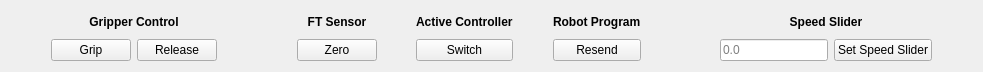
<?xml version="1.0" encoding="UTF-8"?>
<ui version="4.0">
 <class>rqt_ur10e</class>
 <widget class="QWidget" name="rqt_ur10e">
  <property name="geometry">
   <rect>
    <x>0</x>
    <y>0</y>
    <width>983</width>
    <height>72</height>
   </rect>
  </property>
  <property name="windowTitle">
   <string>rqt_ur10e</string>
  </property>
  <layout class="QHBoxLayout" name="horizontalLayout">
   <item>
    <layout class="QVBoxLayout" name="verticalLayout_3">
     <item>
      <widget class="QLabel" name="label_5">
       <property name="font">
        <font>
         <weight>75</weight>
         <bold>true</bold>
        </font>
       </property>
       <property name="text">
        <string>Gripper Control</string>
       </property>
       <property name="alignment">
        <set>Qt::AlignCenter</set>
       </property>
      </widget>
     </item>
     <item>
      <layout class="QHBoxLayout" name="gripperLay">
       <item>
        <spacer name="horizontalSpacer">
         <property name="orientation">
          <enum>Qt::Horizontal</enum>
         </property>
         <property name="sizeHint" stdset="0">
          <size>
           <width>40</width>
           <height>20</height>
          </size>
         </property>
        </spacer>
       </item>
       <item>
        <widget class="QPushButton" name="grip">
         <property name="text">
          <string>Grip</string>
         </property>
        </widget>
       </item>
       <item>
        <widget class="QPushButton" name="release">
         <property name="text">
          <string>Release</string>
         </property>
        </widget>
       </item>
       <item>
        <spacer name="horizontalSpacer_2">
         <property name="orientation">
          <enum>Qt::Horizontal</enum>
         </property>
         <property name="sizeHint" stdset="0">
          <size>
           <width>40</width>
           <height>20</height>
          </size>
         </property>
        </spacer>
       </item>
      </layout>
     </item>
    </layout>
   </item>
   <item>
    <spacer name="horizontalSpacer_34">
     <property name="orientation">
      <enum>Qt::Horizontal</enum>
     </property>
     <property name="sizeHint" stdset="0">
      <size>
       <width>24</width>
       <height>20</height>
      </size>
     </property>
    </spacer>
   </item>
   <item>
    <layout class="QVBoxLayout" name="verticalLayout_9">
     <item>
      <widget class="QLabel" name="label_39">
       <property name="font">
        <font>
         <weight>75</weight>
         <bold>true</bold>
        </font>
       </property>
       <property name="text">
        <string>FT Sensor</string>
       </property>
       <property name="alignment">
        <set>Qt::AlignCenter</set>
       </property>
      </widget>
     </item>
     <item>
      <widget class="QPushButton" name="zero_ft_sensor">
       <property name="text">
        <string>Zero</string>
       </property>
      </widget>
     </item>
    </layout>
   </item>
   <item>
    <spacer name="horizontalSpacer_35">
     <property name="orientation">
      <enum>Qt::Horizontal</enum>
     </property>
     <property name="sizeHint" stdset="0">
      <size>
       <width>28</width>
       <height>20</height>
      </size>
     </property>
    </spacer>
   </item>
   <item>
    <layout class="QVBoxLayout" name="verticalLayout_5">
     <item>
      <widget class="QLabel" name="label_37">
       <property name="font">
        <font>
         <weight>75</weight>
         <bold>true</bold>
        </font>
       </property>
       <property name="text">
        <string>Active Controller</string>
       </property>
      </widget>
     </item>
     <item>
      <widget class="QPushButton" name="switch_controller">
       <property name="text">
        <string>Switch</string>
       </property>
      </widget>
     </item>
    </layout>
   </item>
   <item>
    <spacer name="horizontalSpacer_36">
     <property name="orientation">
      <enum>Qt::Horizontal</enum>
     </property>
     <property name="sizeHint" stdset="0">
      <size>
       <width>30</width>
       <height>20</height>
      </size>
     </property>
    </spacer>
   </item>
   <item>
    <layout class="QVBoxLayout" name="verticalLayout_8">
     <item>
      <widget class="QLabel" name="label_38">
       <property name="font">
        <font>
         <weight>75</weight>
         <bold>true</bold>
        </font>
       </property>
       <property name="text">
        <string>Robot Program</string>
       </property>
      </widget>
     </item>
     <item>
      <widget class="QPushButton" name="resend_program">
       <property name="text">
        <string>Resend</string>
       </property>
      </widget>
     </item>
    </layout>
   </item>
   <item>
    <spacer name="horizontalSpacer_37">
     <property name="orientation">
      <enum>Qt::Horizontal</enum>
     </property>
     <property name="sizeHint" stdset="0">
      <size>
       <width>33</width>
       <height>20</height>
      </size>
     </property>
    </spacer>
   </item>
   <item>
    <layout class="QVBoxLayout" name="verticalLayout_2">
     <item>
      <widget class="QLabel" name="label_34">
       <property name="font">
        <font>
         <weight>75</weight>
         <bold>true</bold>
        </font>
       </property>
       <property name="text">
        <string>Speed Slider</string>
       </property>
       <property name="alignment">
        <set>Qt::AlignCenter</set>
       </property>
      </widget>
     </item>
     <item>
      <layout class="QHBoxLayout" name="horizontalLayout_9">
       <item>
        <spacer name="horizontalSpacer_21">
         <property name="orientation">
          <enum>Qt::Horizontal</enum>
         </property>
         <property name="sizeHint" stdset="0">
          <size>
           <width>40</width>
           <height>20</height>
          </size>
         </property>
        </spacer>
       </item>
       <item>
        <widget class="QLineEdit" name="speed_slider">
         <property name="placeholderText">
          <string>0.0</string>
         </property>
        </widget>
       </item>
       <item>
        <widget class="QPushButton" name="set_speed_slider">
         <property name="text">
          <string>Set Speed Slider</string>
         </property>
        </widget>
       </item>
       <item>
        <spacer name="horizontalSpacer_22">
         <property name="orientation">
          <enum>Qt::Horizontal</enum>
         </property>
         <property name="sizeHint" stdset="0">
          <size>
           <width>40</width>
           <height>20</height>
          </size>
         </property>
        </spacer>
       </item>
      </layout>
     </item>
    </layout>
   </item>
  </layout>
 </widget>
 <resources/>
 <connections/>
</ui>
